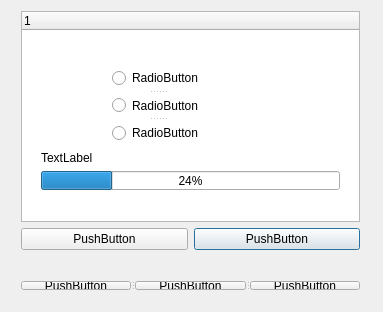
<?xml version="1.0" encoding="UTF-8"?>
<ui version="4.0">
 <class>Dialog</class>
 <widget class="QDialog" name="Dialog">
  <property name="geometry">
   <rect>
    <x>0</x>
    <y>0</y>
    <width>383</width>
    <height>312</height>
   </rect>
  </property>
  <property name="windowTitle">
   <string>Dialog</string>
  </property>
  <widget class="QWidget" name="formLayoutWidget">
   <property name="geometry">
    <rect>
     <x>10</x>
     <y>0</y>
     <width>361</width>
     <height>261</height>
    </rect>
   </property>
   <layout class="QGridLayout" name="LayoutNumber2">
    <item row="1" column="0">
     <layout class="QGridLayout" name="gridLayout_2">
      <item row="0" column="1">
       <widget class="QPushButton" name="pushButtonRemoveAll">
        <property name="enabled">
         <bool>true</bool>
        </property>
        <property name="text">
         <string>PushButton</string>
        </property>
       </widget>
      </item>
      <item row="0" column="0">
       <widget class="QPushButton" name="pushButtonSelectAll">
        <property name="text">
         <string>PushButton</string>
        </property>
       </widget>
      </item>
     </layout>
    </item>
    <item row="0" column="0">
     <widget class="QTreeWidget" name="TreeWidget">
      <column>
       <property name="text">
        <string notr="true">1</string>
       </property>
      </column>
     </widget>
    </item>
   </layout>
  </widget>
  <widget class="QWidget" name="formLayoutWidget_2">
   <property name="geometry">
    <rect>
     <x>101</x>
     <y>55</y>
     <width>181</width>
     <height>101</height>
    </rect>
   </property>
   <layout class="QFormLayout" name="LayoutQuestion">
    <property name="fieldGrowthPolicy">
     <enum>QFormLayout::FieldsStayAtSizeHint</enum>
    </property>
    <item row="0" column="0">
     <widget class="QSplitter" name="splitter_2">
      <property name="orientation">
       <enum>Qt::Vertical</enum>
      </property>
      <widget class="QRadioButton" name="radioButtonStandartUpdate">
       <property name="text">
        <string>RadioButton</string>
       </property>
      </widget>
      <widget class="QRadioButton" name="radioButtonCustomUpdate">
       <property name="text">
        <string>RadioButton</string>
       </property>
      </widget>
      <widget class="QRadioButton" name="radioButtonExitFromUpdate">
       <property name="text">
        <string>RadioButton</string>
       </property>
      </widget>
     </widget>
    </item>
   </layout>
  </widget>
  <widget class="QWidget" name="gridLayoutWidget_2">
   <property name="geometry">
    <rect>
     <x>10</x>
     <y>270</y>
     <width>361</width>
     <height>31</height>
    </rect>
   </property>
   <layout class="QGridLayout" name="LayoutGeneralFormButtons">
    <item row="0" column="0">
     <widget class="QSplitter" name="splitter">
      <property name="orientation">
       <enum>Qt::Horizontal</enum>
      </property>
      <widget class="QPushButton" name="backButton">
       <property name="text">
        <string>PushButton</string>
       </property>
      </widget>
      <widget class="QPushButton" name="NextButton">
       <property name="text">
        <string>PushButton</string>
       </property>
      </widget>
      <widget class="QPushButton" name="CanselButton">
       <property name="text">
        <string>PushButton</string>
       </property>
      </widget>
     </widget>
    </item>
   </layout>
  </widget>
  <widget class="QWidget" name="verticalLayoutWidget">
   <property name="geometry">
    <rect>
     <x>30</x>
     <y>140</y>
     <width>321</width>
     <height>61</height>
    </rect>
   </property>
   <layout class="QVBoxLayout" name="LayoutProgresBar">
    <item>
     <widget class="QLabel" name="ProgressLabel">
      <property name="text">
       <string>TextLabel</string>
      </property>
     </widget>
    </item>
    <item>
     <widget class="QProgressBar" name="ProgressBar">
      <property name="value">
       <number>24</number>
      </property>
     </widget>
    </item>
   </layout>
  </widget>
 </widget>
 <layoutdefault spacing="6" margin="11"/>
 <tabstops>
  <tabstop>NextButton</tabstop>
  <tabstop>CanselButton</tabstop>
  <tabstop>backButton</tabstop>
 </tabstops>
 <resources/>
 <connections/>
</ui>
